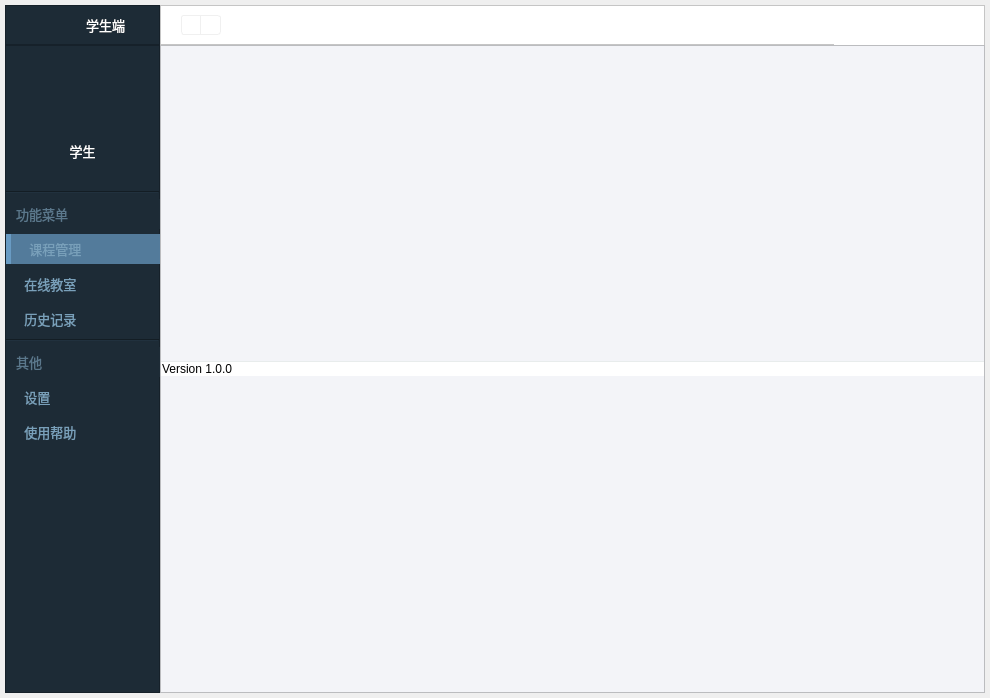
<?xml version="1.0" encoding="UTF-8"?>
<ui version="4.0">
 <class>SMainWindow</class>
 <widget class="QMainWindow" name="SMainWindow">
  <property name="geometry">
   <rect>
    <x>0</x>
    <y>0</y>
    <width>990</width>
    <height>698</height>
   </rect>
  </property>
  <property name="minimumSize">
   <size>
    <width>990</width>
    <height>698</height>
   </size>
  </property>
  <property name="maximumSize">
   <size>
    <width>16777215</width>
    <height>16777215</height>
   </size>
  </property>
  <property name="baseSize">
   <size>
    <width>990</width>
    <height>698</height>
   </size>
  </property>
  <property name="windowTitle">
   <string>MainWindow</string>
  </property>
  <widget class="QWidget" name="centralwidget">
   <property name="styleSheet">
    <string notr="true">QWidget#centralwidget {
	/*border-image可以平铺（即可拉伸）*/
	border-image: url(:/shadow/Resources/material/shadow/980x680_shadow.png);
}</string>
   </property>
   <layout class="QGridLayout" name="gridLayout">
    <property name="leftMargin">
     <number>5</number>
    </property>
    <property name="topMargin">
     <number>5</number>
    </property>
    <property name="rightMargin">
     <number>5</number>
    </property>
    <property name="bottomMargin">
     <number>5</number>
    </property>
    <property name="spacing">
     <number>0</number>
    </property>
    <item row="0" column="0">
     <layout class="QGridLayout" name="gridLayout_2">
      <property name="spacing">
       <number>0</number>
      </property>
      <item row="0" column="0">
       <widget class="QFrame" name="title_logo_bar">
        <property name="minimumSize">
         <size>
          <width>155</width>
          <height>40</height>
         </size>
        </property>
        <property name="maximumSize">
         <size>
          <width>155</width>
          <height>40</height>
         </size>
        </property>
        <property name="styleSheet">
         <string notr="true">QFrame {
	background-color: #1D2B36;
	border-bottom: 1px solid #131D24;
}</string>
        </property>
        <property name="frameShape">
         <enum>QFrame::StyledPanel</enum>
        </property>
        <property name="frameShadow">
         <enum>QFrame::Raised</enum>
        </property>
        <layout class="QHBoxLayout" name="horizontalLayout">
         <property name="spacing">
          <number>0</number>
         </property>
         <property name="leftMargin">
          <number>0</number>
         </property>
         <property name="topMargin">
          <number>0</number>
         </property>
         <property name="rightMargin">
          <number>0</number>
         </property>
         <property name="bottomMargin">
          <number>0</number>
         </property>
         <item>
          <spacer name="horizontalSpacer">
           <property name="orientation">
            <enum>Qt::Horizontal</enum>
           </property>
           <property name="sizeHint" stdset="0">
            <size>
             <width>40</width>
             <height>20</height>
            </size>
           </property>
          </spacer>
         </item>
         <item>
          <widget class="QLabel" name="logo">
           <property name="minimumSize">
            <size>
             <width>42</width>
             <height>20</height>
            </size>
           </property>
           <property name="maximumSize">
            <size>
             <width>42</width>
             <height>20</height>
            </size>
           </property>
           <property name="styleSheet">
            <string notr="true">QLabel {
	background: none;
}</string>
           </property>
           <property name="text">
            <string/>
           </property>
           <property name="pixmap">
            <pixmap resource="../../Status.qrc">:/logo/Resources/material/logo/logo.png</pixmap>
           </property>
           <property name="scaledContents">
            <bool>true</bool>
           </property>
          </widget>
         </item>
         <item>
          <spacer name="horizontalSpacer_3">
           <property name="orientation">
            <enum>Qt::Horizontal</enum>
           </property>
           <property name="sizeType">
            <enum>QSizePolicy::Fixed</enum>
           </property>
           <property name="sizeHint" stdset="0">
            <size>
             <width>5</width>
             <height>20</height>
            </size>
           </property>
          </spacer>
         </item>
         <item>
          <widget class="QLabel" name="client_type_text">
           <property name="font">
            <font>
             <family>微软雅黑</family>
             <pointsize>10</pointsize>
            </font>
           </property>
           <property name="styleSheet">
            <string notr="true">QLabel {
	background: none;
	color: #ffffff;
}</string>
           </property>
           <property name="text">
            <string>学生端</string>
           </property>
           <property name="alignment">
            <set>Qt::AlignCenter</set>
           </property>
          </widget>
         </item>
         <item>
          <spacer name="horizontalSpacer_2">
           <property name="orientation">
            <enum>Qt::Horizontal</enum>
           </property>
           <property name="sizeHint" stdset="0">
            <size>
             <width>40</width>
             <height>20</height>
            </size>
           </property>
          </spacer>
         </item>
        </layout>
       </widget>
      </item>
      <item row="1" column="0">
       <widget class="QFrame" name="nav_bar">
        <property name="sizePolicy">
         <sizepolicy hsizetype="Expanding" vsizetype="Expanding">
          <horstretch>0</horstretch>
          <verstretch>0</verstretch>
         </sizepolicy>
        </property>
        <property name="minimumSize">
         <size>
          <width>155</width>
          <height>638</height>
         </size>
        </property>
        <property name="maximumSize">
         <size>
          <width>155</width>
          <height>16777215</height>
         </size>
        </property>
        <property name="styleSheet">
         <string notr="true">QFrame {
	background-color: #1D2B36;
}</string>
        </property>
        <property name="frameShape">
         <enum>QFrame::StyledPanel</enum>
        </property>
        <property name="frameShadow">
         <enum>QFrame::Raised</enum>
        </property>
        <layout class="QVBoxLayout" name="verticalLayout">
         <property name="spacing">
          <number>5</number>
         </property>
         <property name="leftMargin">
          <number>0</number>
         </property>
         <property name="topMargin">
          <number>0</number>
         </property>
         <property name="rightMargin">
          <number>0</number>
         </property>
         <property name="bottomMargin">
          <number>0</number>
         </property>
         <item alignment="Qt::AlignHCenter">
          <widget class="QLabel" name="user_pic">
           <property name="minimumSize">
            <size>
             <width>90</width>
             <height>90</height>
            </size>
           </property>
           <property name="maximumSize">
            <size>
             <width>90</width>
             <height>90</height>
            </size>
           </property>
           <property name="styleSheet">
            <string notr="true">QLabel {
	background: none;
}</string>
           </property>
           <property name="text">
            <string/>
           </property>
           <property name="pixmap">
            <pixmap resource="../../Status.qrc">:/pic/Resources/material/pic/student.png</pixmap>
           </property>
           <property name="scaledContents">
            <bool>true</bool>
           </property>
          </widget>
         </item>
         <item>
          <widget class="QLabel" name="username_text">
           <property name="font">
            <font>
             <family>微软雅黑</family>
             <pointsize>10</pointsize>
            </font>
           </property>
           <property name="styleSheet">
            <string notr="true">QLabel {
	color: #ffffff;
	background: none;
}</string>
           </property>
           <property name="text">
            <string>学生</string>
           </property>
           <property name="alignment">
            <set>Qt::AlignCenter</set>
           </property>
          </widget>
         </item>
         <item alignment="Qt::AlignHCenter">
          <widget class="QPushButton" name="logout_btn">
           <property name="minimumSize">
            <size>
             <width>20</width>
             <height>20</height>
            </size>
           </property>
           <property name="maximumSize">
            <size>
             <width>20</width>
             <height>20</height>
            </size>
           </property>
           <property name="cursor">
            <cursorShape>PointingHandCursor</cursorShape>
           </property>
           <property name="styleSheet">
            <string notr="true">QPushButton {
	border: none;
}</string>
           </property>
           <property name="text">
            <string/>
           </property>
           <property name="icon">
            <iconset resource="../../Status.qrc">
             <normaloff>:/button/Resources/material/button/logout.png</normaloff>:/button/Resources/material/button/logout.png</iconset>
           </property>
           <property name="iconSize">
            <size>
             <width>10</width>
             <height>15</height>
            </size>
           </property>
          </widget>
         </item>
         <item>
          <widget class="Line" name="line">
           <property name="orientation">
            <enum>Qt::Horizontal</enum>
           </property>
          </widget>
         </item>
         <item>
          <widget class="QLabel" name="function_navigation_text">
           <property name="minimumSize">
            <size>
             <width>155</width>
             <height>30</height>
            </size>
           </property>
           <property name="maximumSize">
            <size>
             <width>155</width>
             <height>30</height>
            </size>
           </property>
           <property name="font">
            <font>
             <family>微软雅黑</family>
             <pointsize>10</pointsize>
            </font>
           </property>
           <property name="styleSheet">
            <string notr="true">QLabel {
	color: #5b788c;
}</string>
           </property>
           <property name="text">
            <string>   功能菜单</string>
           </property>
           <property name="alignment">
            <set>Qt::AlignLeading|Qt::AlignLeft|Qt::AlignVCenter</set>
           </property>
          </widget>
         </item>
         <item>
          <widget class="QPushButton" name="course_btn">
           <property name="minimumSize">
            <size>
             <width>155</width>
             <height>30</height>
            </size>
           </property>
           <property name="maximumSize">
            <size>
             <width>155</width>
             <height>30</height>
            </size>
           </property>
           <property name="font">
            <font>
             <family>微软雅黑</family>
             <pointsize>10</pointsize>
            </font>
           </property>
           <property name="cursor">
            <cursorShape>PointingHandCursor</cursorShape>
           </property>
           <property name="styleSheet">
            <string notr="true">QPushButton { 
	text-align: left;
	padding-left: 15px;
	border: none;
	color:  #79A0BA;;
	background-color: none;
}

QPushButton:hover {
	background-color: #385368;
}

QPushButton:checked {
	background-color: #537b9b;
	border-left: 5px solid #699BC3;
}</string>
           </property>
           <property name="text">
            <string> 课程管理</string>
           </property>
           <property name="icon">
            <iconset resource="../../Status.qrc">
             <normaloff>:/button/Resources/material/button/course.png</normaloff>:/button/Resources/material/button/course.png</iconset>
           </property>
           <property name="iconSize">
            <size>
             <width>18</width>
             <height>18</height>
            </size>
           </property>
           <property name="checkable">
            <bool>true</bool>
           </property>
           <property name="checked">
            <bool>true</bool>
           </property>
           <attribute name="buttonGroup">
            <string notr="true">buttonGroup</string>
           </attribute>
          </widget>
         </item>
         <item>
          <widget class="QPushButton" name="interaction_btn">
           <property name="minimumSize">
            <size>
             <width>155</width>
             <height>30</height>
            </size>
           </property>
           <property name="maximumSize">
            <size>
             <width>155</width>
             <height>30</height>
            </size>
           </property>
           <property name="font">
            <font>
             <family>微软雅黑</family>
             <pointsize>10</pointsize>
            </font>
           </property>
           <property name="cursor">
            <cursorShape>PointingHandCursor</cursorShape>
           </property>
           <property name="styleSheet">
            <string notr="true">QPushButton { 
	text-align: left;
	padding-left: 15px;
	border: none;
	color:  #79A0BA;;
	background-color: none;
}

QPushButton:hover {
	background-color: #385368;
}

QPushButton:checked {
	background-color: #537b9b;
	border-left: 5px solid #699BC3;
}</string>
           </property>
           <property name="text">
            <string> 在线教室</string>
           </property>
           <property name="icon">
            <iconset resource="../../Status.qrc">
             <normaloff>:/button/Resources/material/button/interaction.png</normaloff>:/button/Resources/material/button/interaction.png</iconset>
           </property>
           <property name="iconSize">
            <size>
             <width>18</width>
             <height>18</height>
            </size>
           </property>
           <property name="checkable">
            <bool>true</bool>
           </property>
           <attribute name="buttonGroup">
            <string notr="true">buttonGroup</string>
           </attribute>
          </widget>
         </item>
         <item>
          <widget class="QPushButton" name="history_btn">
           <property name="minimumSize">
            <size>
             <width>155</width>
             <height>30</height>
            </size>
           </property>
           <property name="maximumSize">
            <size>
             <width>155</width>
             <height>30</height>
            </size>
           </property>
           <property name="font">
            <font>
             <family>微软雅黑</family>
             <pointsize>10</pointsize>
            </font>
           </property>
           <property name="cursor">
            <cursorShape>PointingHandCursor</cursorShape>
           </property>
           <property name="styleSheet">
            <string notr="true">QPushButton { 
	text-align: left;
	padding-left: 15px;
	border: none;
	color:  #79A0BA;;
	background-color: none;
}

QPushButton:hover {
	background-color: #385368;
}

QPushButton:checked {
	background-color: #537b9b;
	border-left: 5px solid #699BC3;
}</string>
           </property>
           <property name="text">
            <string> 历史记录</string>
           </property>
           <property name="icon">
            <iconset resource="../../Status.qrc">
             <normaloff>:/button/Resources/material/button/history.png</normaloff>:/button/Resources/material/button/history.png</iconset>
           </property>
           <property name="iconSize">
            <size>
             <width>18</width>
             <height>18</height>
            </size>
           </property>
           <property name="checkable">
            <bool>true</bool>
           </property>
           <attribute name="buttonGroup">
            <string notr="true">buttonGroup</string>
           </attribute>
          </widget>
         </item>
         <item>
          <widget class="Line" name="line_2">
           <property name="orientation">
            <enum>Qt::Horizontal</enum>
           </property>
          </widget>
         </item>
         <item>
          <widget class="QLabel" name="other_navigation_text">
           <property name="minimumSize">
            <size>
             <width>155</width>
             <height>30</height>
            </size>
           </property>
           <property name="maximumSize">
            <size>
             <width>155</width>
             <height>30</height>
            </size>
           </property>
           <property name="font">
            <font>
             <family>微软雅黑</family>
             <pointsize>10</pointsize>
            </font>
           </property>
           <property name="styleSheet">
            <string notr="true">QLabel {
	color: #5b788c;
}</string>
           </property>
           <property name="text">
            <string>   其他</string>
           </property>
           <property name="alignment">
            <set>Qt::AlignLeading|Qt::AlignLeft|Qt::AlignVCenter</set>
           </property>
          </widget>
         </item>
         <item>
          <widget class="QPushButton" name="setting_btn">
           <property name="minimumSize">
            <size>
             <width>155</width>
             <height>30</height>
            </size>
           </property>
           <property name="maximumSize">
            <size>
             <width>155</width>
             <height>30</height>
            </size>
           </property>
           <property name="font">
            <font>
             <family>微软雅黑</family>
             <pointsize>10</pointsize>
            </font>
           </property>
           <property name="cursor">
            <cursorShape>PointingHandCursor</cursorShape>
           </property>
           <property name="styleSheet">
            <string notr="true">QPushButton { 
	text-align: left;
	padding-left: 15px;
	border: none;
	color:  #79A0BA;;
	background-color: none;
}

QPushButton:hover {
	background-color: #385368;
}

QPushButton:checked {
	background-color: #537b9b;
	border-left: 5px solid #699BC3;
}</string>
           </property>
           <property name="text">
            <string> 设置</string>
           </property>
           <property name="icon">
            <iconset resource="../../Status.qrc">
             <normaloff>:/button/Resources/material/button/setting.png</normaloff>:/button/Resources/material/button/setting.png</iconset>
           </property>
           <property name="iconSize">
            <size>
             <width>18</width>
             <height>18</height>
            </size>
           </property>
           <property name="checkable">
            <bool>true</bool>
           </property>
           <attribute name="buttonGroup">
            <string notr="true">buttonGroup</string>
           </attribute>
          </widget>
         </item>
         <item>
          <widget class="QPushButton" name="document_btn">
           <property name="minimumSize">
            <size>
             <width>155</width>
             <height>30</height>
            </size>
           </property>
           <property name="maximumSize">
            <size>
             <width>155</width>
             <height>30</height>
            </size>
           </property>
           <property name="font">
            <font>
             <family>微软雅黑</family>
             <pointsize>10</pointsize>
            </font>
           </property>
           <property name="cursor">
            <cursorShape>PointingHandCursor</cursorShape>
           </property>
           <property name="styleSheet">
            <string notr="true">QPushButton { 
	text-align: left;
	padding-left: 15px;
	border: none;
	color:  #79A0BA;;
	background-color: none;
}

QPushButton:hover {
	background-color: #385368;
}

QPushButton:checked {
	background-color: #537b9b;
	border-left: 5px solid #699BC3;
}</string>
           </property>
           <property name="text">
            <string> 使用帮助</string>
           </property>
           <property name="icon">
            <iconset resource="../../Status.qrc">
             <normaloff>:/button/Resources/material/button/document.png</normaloff>:/button/Resources/material/button/document.png</iconset>
           </property>
           <property name="iconSize">
            <size>
             <width>18</width>
             <height>18</height>
            </size>
           </property>
           <property name="checkable">
            <bool>true</bool>
           </property>
           <attribute name="buttonGroup">
            <string notr="true">buttonGroup</string>
           </attribute>
          </widget>
         </item>
         <item>
          <spacer name="verticalSpacer">
           <property name="orientation">
            <enum>Qt::Vertical</enum>
           </property>
           <property name="sizeHint" stdset="0">
            <size>
             <width>20</width>
             <height>40</height>
            </size>
           </property>
          </spacer>
         </item>
        </layout>
       </widget>
      </item>
      <item row="1" column="1" colspan="4">
       <widget class="QFrame" name="main_area">
        <property name="minimumSize">
         <size>
          <width>823</width>
          <height>638</height>
         </size>
        </property>
        <property name="maximumSize">
         <size>
          <width>16777215</width>
          <height>16777215</height>
         </size>
        </property>
        <property name="styleSheet">
         <string notr="true">QFrame {
	background-color: #F3F4F8;
}</string>
        </property>
        <property name="frameShape">
         <enum>QFrame::StyledPanel</enum>
        </property>
        <property name="frameShadow">
         <enum>QFrame::Raised</enum>
        </property>
        <layout class="QGridLayout" name="gridLayout_4">
         <property name="leftMargin">
          <number>0</number>
         </property>
         <property name="topMargin">
          <number>0</number>
         </property>
         <property name="rightMargin">
          <number>0</number>
         </property>
         <property name="bottomMargin">
          <number>0</number>
         </property>
         <property name="spacing">
          <number>0</number>
         </property>
         <item row="0" column="0" colspan="2">
          <layout class="QGridLayout" name="widget_layout">
           <property name="spacing">
            <number>0</number>
           </property>
          </layout>
         </item>
         <item row="2" column="0" colspan="2">
          <widget class="QFrame" name="status_bar">
           <property name="minimumSize">
            <size>
             <width>0</width>
             <height>15</height>
            </size>
           </property>
           <property name="maximumSize">
            <size>
             <width>16777215</width>
             <height>15</height>
            </size>
           </property>
           <property name="styleSheet">
            <string notr="true">QFrame {
	border-top: 1px solid #E8ECEC;
	background-color: #ffffff;
}</string>
           </property>
           <property name="frameShape">
            <enum>QFrame::StyledPanel</enum>
           </property>
           <property name="frameShadow">
            <enum>QFrame::Raised</enum>
           </property>
           <layout class="QHBoxLayout" name="horizontalLayout_3">
            <property name="spacing">
             <number>0</number>
            </property>
            <property name="leftMargin">
             <number>0</number>
            </property>
            <property name="topMargin">
             <number>0</number>
            </property>
            <property name="rightMargin">
             <number>0</number>
            </property>
            <property name="bottomMargin">
             <number>0</number>
            </property>
            <item>
             <widget class="QLabel" name="version_text">
              <property name="styleSheet">
               <string notr="true">QLabel {
	border: none;
}</string>
              </property>
              <property name="text">
               <string>Version 1.0.0</string>
              </property>
             </widget>
            </item>
            <item>
             <widget class="QLabel" name="resize_icon">
              <property name="minimumSize">
               <size>
                <width>10</width>
                <height>10</height>
               </size>
              </property>
              <property name="maximumSize">
               <size>
                <width>10</width>
                <height>10</height>
               </size>
              </property>
              <property name="cursor">
               <cursorShape>SizeFDiagCursor</cursorShape>
              </property>
              <property name="styleSheet">
               <string notr="true">QLabel {
	border: none;
}</string>
              </property>
              <property name="text">
               <string/>
              </property>
              <property name="pixmap">
               <pixmap resource="../../Status.qrc">:/button/Resources/material/button/resize.png</pixmap>
              </property>
              <property name="scaledContents">
               <bool>true</bool>
              </property>
              <property name="margin">
               <number>0</number>
              </property>
             </widget>
            </item>
           </layout>
          </widget>
         </item>
        </layout>
       </widget>
      </item>
      <item row="0" column="1" colspan="4">
       <widget class="QFrame" name="title_bar">
        <property name="minimumSize">
         <size>
          <width>643</width>
          <height>40</height>
         </size>
        </property>
        <property name="maximumSize">
         <size>
          <width>16777215</width>
          <height>40</height>
         </size>
        </property>
        <property name="baseSize">
         <size>
          <width>0</width>
          <height>0</height>
         </size>
        </property>
        <property name="styleSheet">
         <string notr="true">QFrame {
	background-color: #ffffff;
}</string>
        </property>
        <property name="frameShape">
         <enum>QFrame::StyledPanel</enum>
        </property>
        <property name="frameShadow">
         <enum>QFrame::Raised</enum>
        </property>
        <property name="lineWidth">
         <number>1</number>
        </property>
        <layout class="QHBoxLayout" name="horizontalLayout_2">
         <property name="spacing">
          <number>0</number>
         </property>
         <property name="leftMargin">
          <number>0</number>
         </property>
         <property name="topMargin">
          <number>0</number>
         </property>
         <property name="rightMargin">
          <number>0</number>
         </property>
         <property name="bottomMargin">
          <number>0</number>
         </property>
         <item>
          <spacer name="horizontalSpacer_4">
           <property name="orientation">
            <enum>Qt::Horizontal</enum>
           </property>
           <property name="sizeType">
            <enum>QSizePolicy::Fixed</enum>
           </property>
           <property name="sizeHint" stdset="0">
            <size>
             <width>20</width>
             <height>20</height>
            </size>
           </property>
          </spacer>
         </item>
         <item>
          <widget class="QPushButton" name="undo_btn">
           <property name="minimumSize">
            <size>
             <width>20</width>
             <height>20</height>
            </size>
           </property>
           <property name="maximumSize">
            <size>
             <width>20</width>
             <height>20</height>
            </size>
           </property>
           <property name="cursor">
            <cursorShape>PointingHandCursor</cursorShape>
           </property>
           <property name="toolTip">
            <string>后退</string>
           </property>
           <property name="styleSheet">
            <string notr="true">QPushButton {
	background: none;
	border: 1px solid #f0f0f0;
	border-top-left-radius: 3px;
	border-bottom-left-radius: 3px;
}</string>
           </property>
           <property name="text">
            <string/>
           </property>
           <property name="icon">
            <iconset resource="../../Status.qrc">
             <normaloff>:/button/Resources/material/button/left.png</normaloff>:/button/Resources/material/button/left.png</iconset>
           </property>
          </widget>
         </item>
         <item>
          <widget class="QPushButton" name="redo_btn">
           <property name="minimumSize">
            <size>
             <width>20</width>
             <height>20</height>
            </size>
           </property>
           <property name="maximumSize">
            <size>
             <width>20</width>
             <height>20</height>
            </size>
           </property>
           <property name="cursor">
            <cursorShape>PointingHandCursor</cursorShape>
           </property>
           <property name="toolTip">
            <string>前进</string>
           </property>
           <property name="styleSheet">
            <string notr="true">QPushButton {
	background: none;
	border: 1px solid #f0f0f0;
	border-left: none;
	border-top-right-radius: 3px;
	border-bottom-right-radius: 3px;
}</string>
           </property>
           <property name="text">
            <string/>
           </property>
           <property name="icon">
            <iconset resource="../../Status.qrc">
             <normaloff>:/button/Resources/material/button/right.png</normaloff>:/button/Resources/material/button/right.png</iconset>
           </property>
          </widget>
         </item>
         <item>
          <spacer name="horizontalSpacer_5">
           <property name="orientation">
            <enum>Qt::Horizontal</enum>
           </property>
           <property name="sizeHint" stdset="0">
            <size>
             <width>40</width>
             <height>20</height>
            </size>
           </property>
          </spacer>
         </item>
         <item>
          <widget class="QPushButton" name="minus_btn">
           <property name="minimumSize">
            <size>
             <width>50</width>
             <height>40</height>
            </size>
           </property>
           <property name="maximumSize">
            <size>
             <width>50</width>
             <height>40</height>
            </size>
           </property>
           <property name="cursor">
            <cursorShape>PointingHandCursor</cursorShape>
           </property>
           <property name="toolTip">
            <string>最小化</string>
           </property>
           <property name="styleSheet">
            <string notr="true">QPushButton {
	border: none;
	background-color: #ffffff;
}

QPushButton:hover {
	background-color: #8F8F8F;
}</string>
           </property>
           <property name="text">
            <string/>
           </property>
           <property name="icon">
            <iconset resource="../../Status.qrc">
             <normaloff>:/button/Resources/material/button/minus.png</normaloff>:/button/Resources/material/button/minus.png</iconset>
           </property>
          </widget>
         </item>
         <item>
          <widget class="QPushButton" name="full_or_normal_btn">
           <property name="minimumSize">
            <size>
             <width>50</width>
             <height>40</height>
            </size>
           </property>
           <property name="maximumSize">
            <size>
             <width>50</width>
             <height>40</height>
            </size>
           </property>
           <property name="cursor">
            <cursorShape>PointingHandCursor</cursorShape>
           </property>
           <property name="toolTip">
            <string>最大化</string>
           </property>
           <property name="styleSheet">
            <string notr="true">QPushButton {
	border: none;
	background-color: #ffffff;
}

QPushButton:hover {
	background-color: #8F8F8F;
}</string>
           </property>
           <property name="text">
            <string/>
           </property>
           <property name="icon">
            <iconset resource="../../Status.qrc">
             <normaloff>:/button/Resources/material/button/full.png</normaloff>
             <activeoff>:/button/Resources/material/button/full.png</activeoff>
             <activeon>:/button/Resources/material/button/normal.png</activeon>:/button/Resources/material/button/full.png</iconset>
           </property>
           <property name="checkable">
            <bool>true</bool>
           </property>
          </widget>
         </item>
         <item>
          <widget class="QPushButton" name="close_btn">
           <property name="minimumSize">
            <size>
             <width>50</width>
             <height>40</height>
            </size>
           </property>
           <property name="maximumSize">
            <size>
             <width>50</width>
             <height>40</height>
            </size>
           </property>
           <property name="cursor">
            <cursorShape>PointingHandCursor</cursorShape>
           </property>
           <property name="toolTip">
            <string>关闭</string>
           </property>
           <property name="whatsThis">
            <string/>
           </property>
           <property name="styleSheet">
            <string notr="true">QPushButton {
	border: none;
	background-color: #ffffff;
}

QPushButton:hover {
	background-color: rgb(244, 84, 84);
}</string>
           </property>
           <property name="text">
            <string/>
           </property>
           <property name="icon">
            <iconset resource="../../Status.qrc">
             <normaloff>:/button/Resources/material/button/close.png</normaloff>:/button/Resources/material/button/close.png</iconset>
           </property>
          </widget>
         </item>
        </layout>
       </widget>
      </item>
     </layout>
    </item>
   </layout>
  </widget>
 </widget>
 <resources>
  <include location="../../Status.qrc"/>
 </resources>
 <connections>
  <connection>
   <sender>close_btn</sender>
   <signal>clicked()</signal>
   <receiver>SMainWindow</receiver>
   <slot>close()</slot>
   <hints>
    <hint type="sourcelabel">
     <x>961</x>
     <y>25</y>
    </hint>
    <hint type="destinationlabel">
     <x>993</x>
     <y>27</y>
    </hint>
   </hints>
  </connection>
  <connection>
   <sender>minus_btn</sender>
   <signal>clicked()</signal>
   <receiver>SMainWindow</receiver>
   <slot>showMinimized()</slot>
   <hints>
    <hint type="sourcelabel">
     <x>899</x>
     <y>34</y>
    </hint>
    <hint type="destinationlabel">
     <x>994</x>
     <y>86</y>
    </hint>
   </hints>
  </connection>
 </connections>
 <buttongroups>
  <buttongroup name="buttonGroup"/>
 </buttongroups>
</ui>
